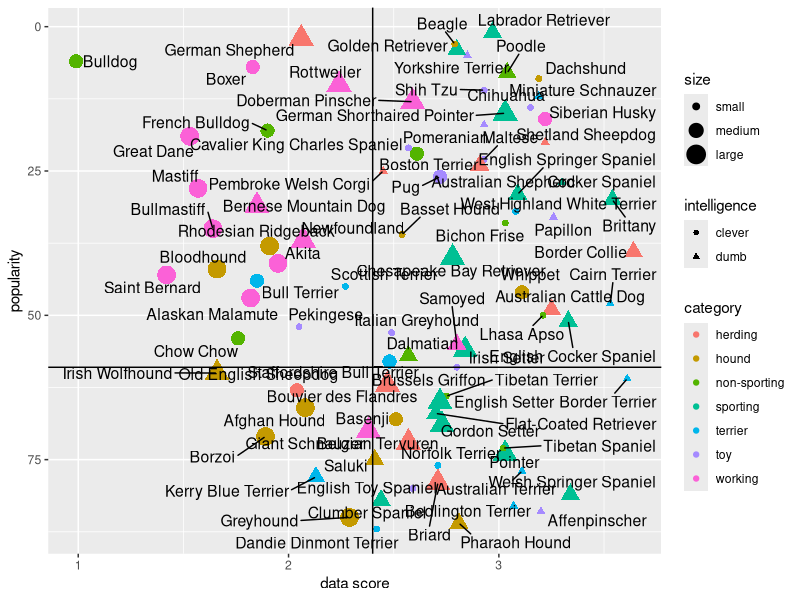

This figure's R source:
## ---- chunk 1
knitr::opts_chunk$set(echo = TRUE)
knitr::opts_chunk$set(fig.width=12, fig.height=8)
library(ggplot2)
library(ggrepel)
library(tidyverse)
## ---- chunk 2
dogsFull <- readxl::read_xlsx("KIB - Best in Show (public).xlsx", "Best in show full sheet")
columns <- as.character(unlist(dogsFull[2,]))
columns[1] <- as.character(dogsFull[3,1])
colnames(dogsFull) <- columns
dogsFull <- dogsFull[-c(1:3),]
dogsFull <- dogsFull[colSums(!is.na(dogsFull)) > 0]
dogsFull[dogsFull == "no data"] <- NA
temp <- dogsFull[c(1, 2, 3, 5, 8, 27)]
temp <- temp %>% mutate(Dog.breed = as.factor(`Dog breed`), category = as.factor(category), 
                        datadog.score = as.numeric(`datadog score`), popularity = as.numeric(`POPULARITY IN US`),
                        INTELLIGENCE.RANKING = as.numeric(`1 INTELLIGENCE (TRAINABILITY) ranking`),
                        size = factor(`size category`, levels = c("small", "medium", "large"))) %>%
                 mutate(intelligence = as.factor(ifelse(INTELLIGENCE.RANKING >= 44, "clever", "dumb")))
temp <- temp %>% select(Dog.breed, category, size, datadog.score, intelligence, popularity) %>%
                 filter(!(is.na(Dog.breed) | is.na(category) | is.na(size) |
                 is.na(datadog.score) | is.na(popularity) | is.na(intelligence)))
dogsClean <- temp
## ---- chunk 3
dogsClean %>% ggplot(aes(x = datadog.score, y = popularity)) + 
  geom_point(aes(color = category, shape = intelligence, size = size)) + 
  geom_text_repel(aes(label = Dog.breed),  size = 4) +
  ylim(rev(range(dogsClean$popularity))) +
  geom_hline(yintercept = 59) + 
  geom_vline(xintercept = 2.4) + 
  ylab("popularity") +
  xlab("data score")
